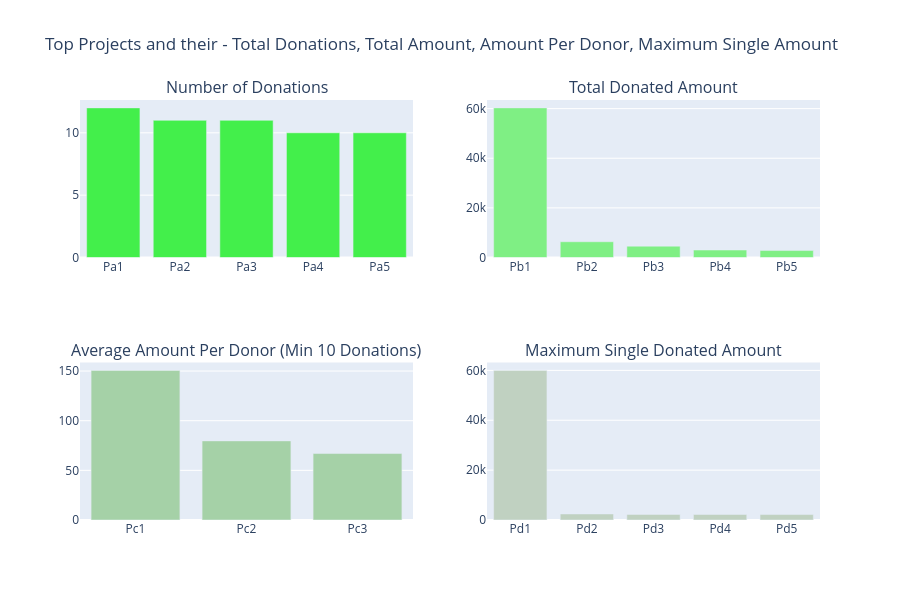

Notebook source saved alongside this figure:
### Markdown cell above
Hasta abril de 2018, se han realizado un total de **4.687.884 donaciones** en DonorsChoose. La donación individual más elevada asciende a **60.000 USD** (realizada en 2013). Solo **6 donaciones superan los 20.000 USD**, mientras que únicamente **61 pagos superan los 10.000 USD**. La mayoría de los pagos (alrededor del **83 %** del total de donaciones) son **inferiores a 100 USD**. Existen 350 pagos inferiores a 1 USD; aunque es una cantidad pequeña, aun así puede marcar la diferencia. A fecha de abril de 2018, DonorsChoose ha recaudado una cifra enorme que asciende a un total de **284.408.243 USD** a través de su plataforma. El importe medio de las donaciones en DonorsChoose es de 60 USD. En las siguientes secciones, analizaremos los detalles de los donantes y los proyectos asociados a estas donaciones.

## <a id="3.2"> 3.2 Proyectos y sus donaciones </a>

Identifiquemos los proyectos más destacados y los valores de sus atributos asociados:

- 3.2.1 Proyectos con el mayor número de donantes
- 3.2.2 Proyectos con los mayores importes totales financiados
- 3.2.3 Proyectos con los mayores importes medios por donante

### Code cell
# Which Projects Had the maximum Donations 

tempdf = donations_df.groupby('Project ID').agg({'Project ID' : 'count', 'Donation Amount' : 'sum'}).rename(columns={'Project ID' : "Total Donations", 'Donation Amount' : "Total Amount"}).reset_index()
tempdf['Average Donation Amount'] = tempdf['Total Amount'] / tempdf['Total Donations']

tempdf1 = tempdf.sort_values(by=['Total Donations'], ascending=[False])
x = tempdf1.head(5)['Project ID']
x = ["Pa"+str(i+1) for i in range(len(x))]
y = tempdf1.head(5)['Total Donations']
tr1 = bar_ver_noagg(x, y, 'Total Donations', '#43ef4b', lm=None, rt=True)

tempdf1 = tempdf.sort_values(by=['Total Amount'], ascending=[False])
x = tempdf1.head(5)['Project ID']
x = ["Pb"+str(i+1) for i in range(len(x))]
y = tempdf1.head(5)['Total Amount']
tr2 = bar_ver_noagg(x, y, 'Average Donations', '#7fef84', lm=None, rt=True)

tempdf1 = tempdf.sort_values(by=['Average Donation Amount'], ascending=[False])
x = tempdf1[tempdf1['Total Donations'] > 10].head(5)['Project ID']
x = ["Pc"+str(i+1) for i in range(len(x))]
y = tempdf1[tempdf1['Total Donations'] > 10].head(5)['Average Donation Amount']
tr3 = bar_ver_noagg(x, y, 'Average Donations (Min: 10 Donations)', '#a5d1a7', lm=None, rt=True)

tempdf = donations_df.groupby('Project ID').agg({'Project ID' : 'count', 'Donation Amount' : 'max'}).rename(columns={'Project ID' : "Total Donations", 'Donation Amount' : "Maximum Donations"}).reset_index()
tempdf1 = tempdf.sort_values(by=['Maximum Donations'], ascending=[False])
x = tempdf1.head(5)['Project ID']
x = ["Pd"+str(i+1) for i in range(len(x))]
y = tempdf1.head(5)['Maximum Donations']
tr4 = bar_ver_noagg(x, y, 'Maximum Donations', '#c0d1c1', lm=None, rt=True)



fig = tools.make_subplots(rows=2, cols=2, print_grid=False, subplot_titles = ['Number of Donations', "Total Donated Amount", 'Average Amount Per Donor (Min 10 Donations)', 'Maximum Single Donated Amount'])
fig.append_trace(tr1, 1, 1);
fig.append_trace(tr2, 1, 2);
fig.append_trace(tr3, 2, 1);
fig.append_trace(tr4, 2, 2);

fig['layout'].update(height=600, showlegend=False, title='Top Projects and their - Total Donations, Total Amount, Amount Per Donor, Maximum Single Amount');
iplot(fig);

### Figure 1 — Plotly figure (JSON) as saved in the notebook; plotly's stock layout.template omitted (floating-point values rounded to 4 significant figures)
{"data": [{"marker": {"color": "#43ef4b"}, "type": "bar", "x": ["Pa1", "Pa2", "Pa3", "Pa4", "Pa5"], "xaxis": "x", "y": [12, 11, 11, 10, 10], "yaxis": "y"}, {"marker": {"color": "#7fef84"}, "type": "bar", "x": ["Pb1", "Pb2", "Pb3", "Pb4", "Pb5"], "xaxis": "x2", "y": [60290.0, 6350.0, 4571.0, 3007.0, 2798.0], "yaxis": "y2"}, {"marker": {"color": "#a5d1a7"}, "type": "bar", "x": ["Pc1", "Pc2", "Pc3"], "xaxis": "x3", "y": [150.7, 79.67, 66.92], "yaxis": "y3"}, {"marker": {"color": "#c0d1c1"}, "type": "bar", "x": ["Pd1", "Pd2", "Pd3", "Pd4", "Pd5"], "xaxis": "x4", "y": [60000.0, 2420.0, 2248.0, 2219.0, 2190.0], "yaxis": "y4"}], "layout": {"annotations": [{"font": {"size": 16}, "showarrow": false, "text": "Number of Donations", "x": 0.225, "xanchor": "center", "xref": "paper", "y": 1, "yanchor": "bottom", "yref": "paper"}, {"font": {"size": 16}, "showarrow": false, "text": "Total Donated Amount", "x": 0.775, "xanchor": "center", "xref": "paper", "y": 1, "yanchor": "bottom", "yref": "paper"}, {"font": {"size": 16}, "showarrow": false, "text": "Average Amount Per Donor (Min 10 Donations)", "x": 0.225, "xanchor": "center", "xref": "paper", "y": 0.375, "yanchor": "bottom", "yref": "paper"}, {"font": {"size": 16}, "showarrow": false, "text": "Maximum Single Donated Amount", "x": 0.775, "xanchor": "center", "xref": "paper", "y": 0.375, "yanchor": "bottom", "yref": "paper"}], "height": 600, "showlegend": false, "title": {"text": "Top Projects and their - Total Donations, Total Amount, Amount Per Donor, Maximum Single Amount"}, "xaxis": {"anchor": "y", "domain": [0, 0.45]}, "xaxis2": {"anchor": "y2", "domain": [0.55, 1]}, "xaxis3": {"anchor": "y3", "domain": [0, 0.45]}, "xaxis4": {"anchor": "y4", "domain": [0.55, 1]}, "yaxis": {"anchor": "x", "domain": [0.625, 1]}, "yaxis2": {"anchor": "x2", "domain": [0.625, 1]}, "yaxis3": {"anchor": "x3", "domain": [0, 0.375]}, "yaxis4": {"anchor": "x4", "domain": [0, 0.375]}}}
